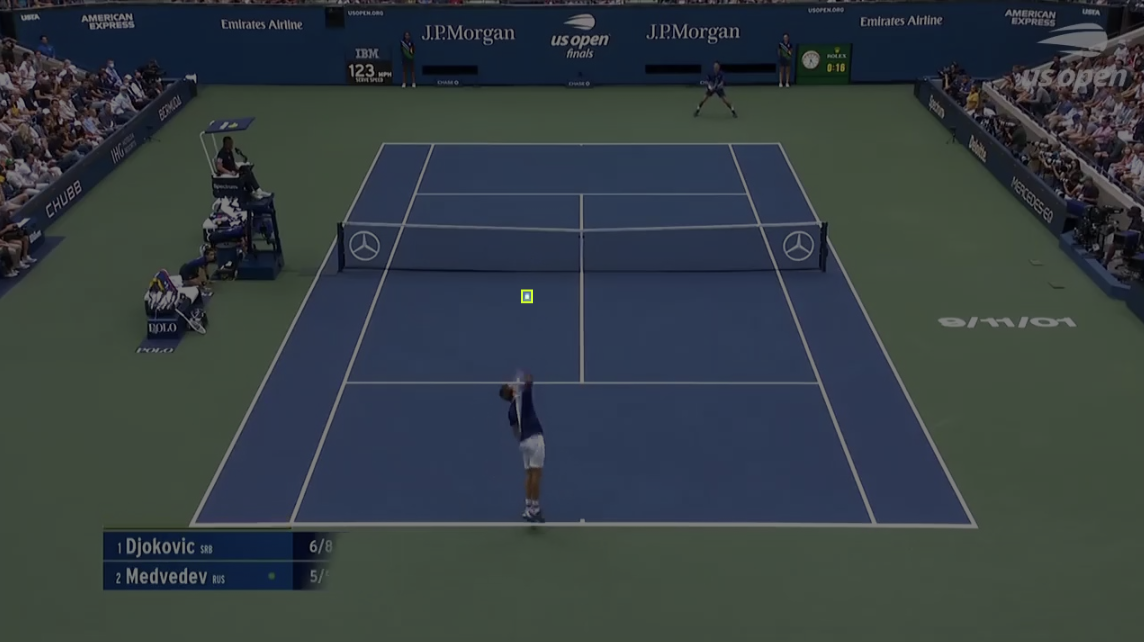
#> input picture roboflow.png, 1144 x 642 px; its folder holds only this picture in this run
$ python -i court_extractor.py   (imports and definitions only)
#> lines starting #> are read from the running program, lines starting #| are printed output that depends on the picture; after the words box and inside, x2 and y2 are one past the last pixel; in counts of white or black regions, pixels touching at a corner belong together
import numpy as np
import pandas as pd
import matplotlib.pyplot as plt
import cv2
import os
from utils.data_loader import DataLoader

import cv2
import numpy as np

class CourtExtractor:
    def __init__(self, debug=False):
        self.debug = debug

    def get_court_corners(self, img_path):
        # --- Load and preprocess ---
#> called with img_path = '../roboflow.png'
        frame = cv2.imread(img_path)
#> frame is the input picture: shape (642, 1144, 3); mean B, G, R 66.1, 62, 52.4
        lab = cv2.cvtColor(frame, cv2.COLOR_BGR2LAB)
#> lab: shape (642, 1144, 3); mean of channels 0, 1, 2 64.9, 125.9, 124.1
        L, A, B = cv2.split(lab)
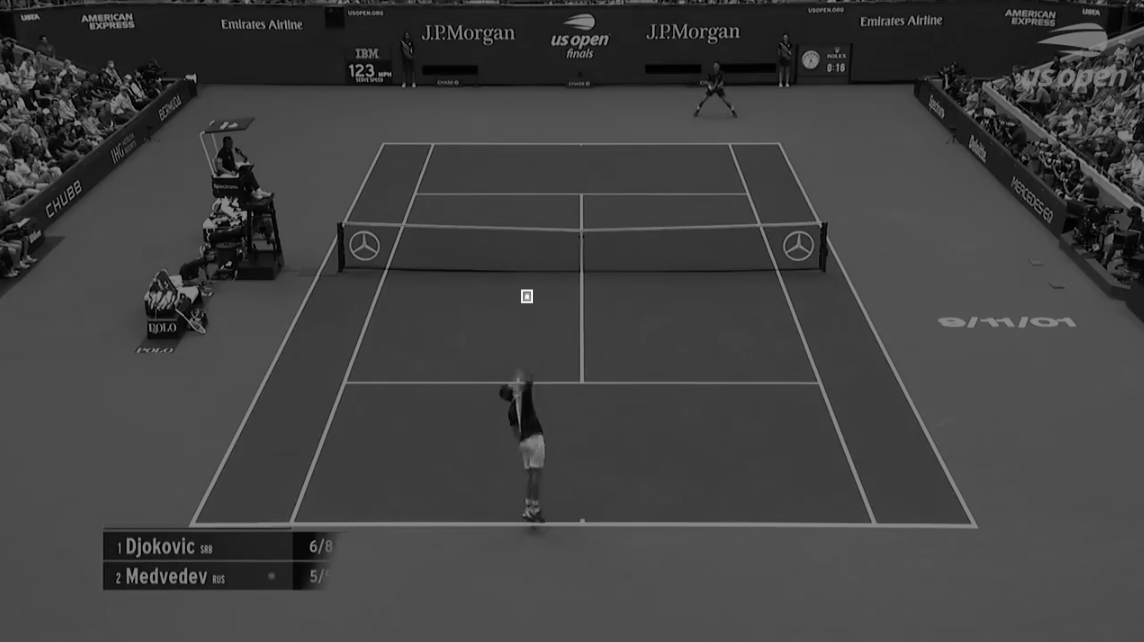
#> L: shape (642, 1144); min 0, max 248, mean 64.9
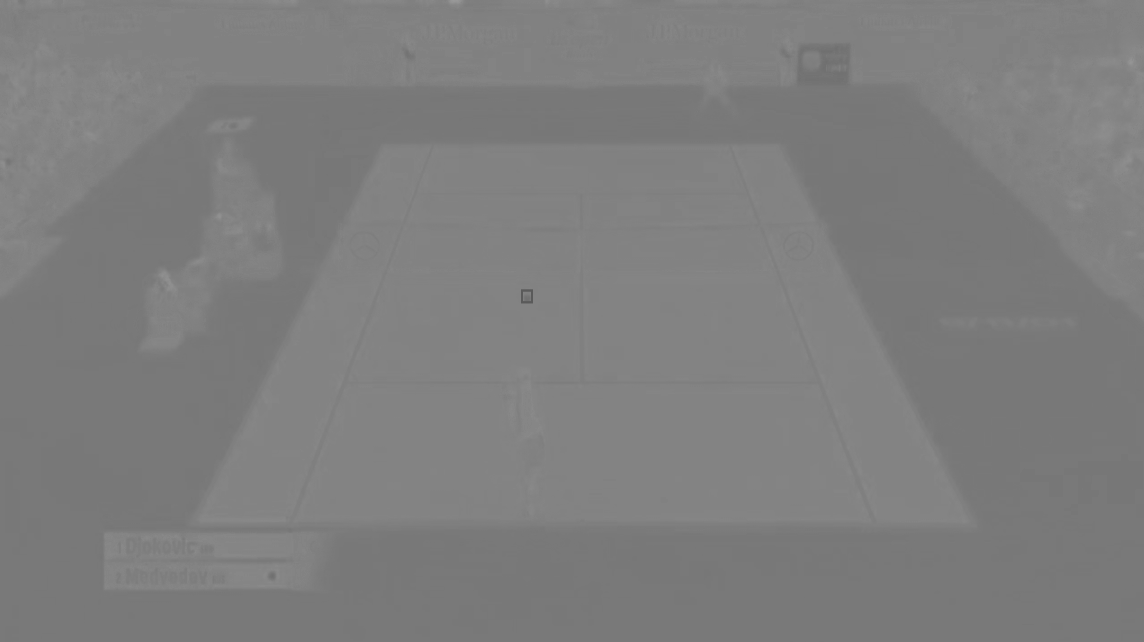
#> A: shape (642, 1144); min 90, max 153, mean 125.9
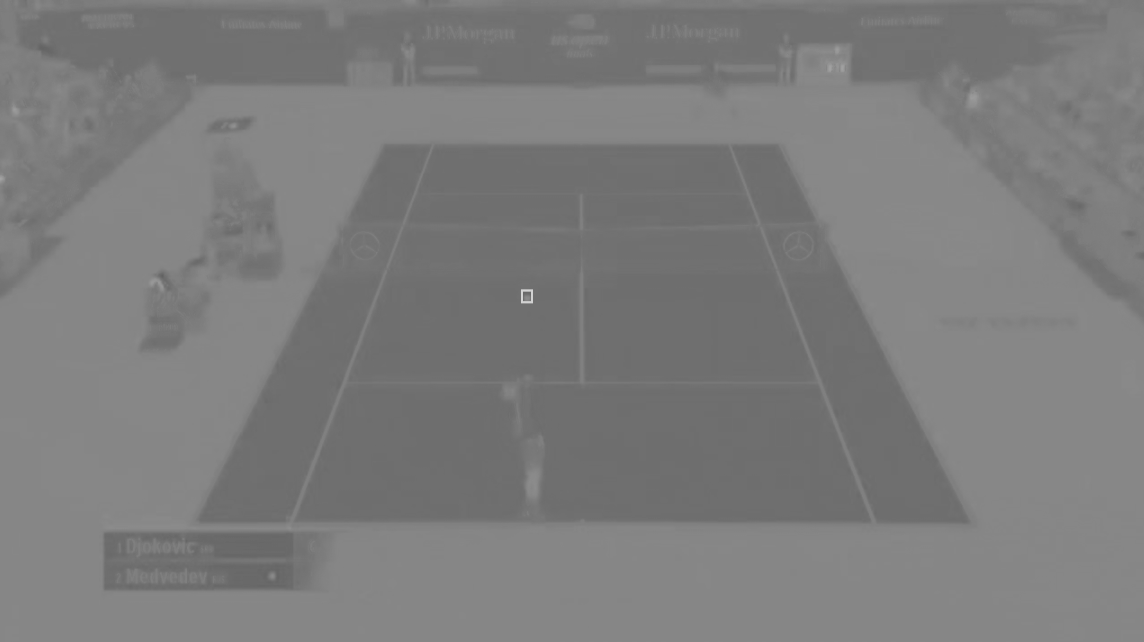
#> B: shape (642, 1144); min 98, max 210, mean 124.1

        # Gaussian blur
        blur = cv2.GaussianBlur(L, (5,5), 0)

        # Adaptive threshold to isolate bright lines
        thresh = cv2.adaptiveThreshold(blur, 255,
                                    cv2.ADAPTIVE_THRESH_GAUSSIAN_C,
                                    cv2.THRESH_BINARY, 35, -5)
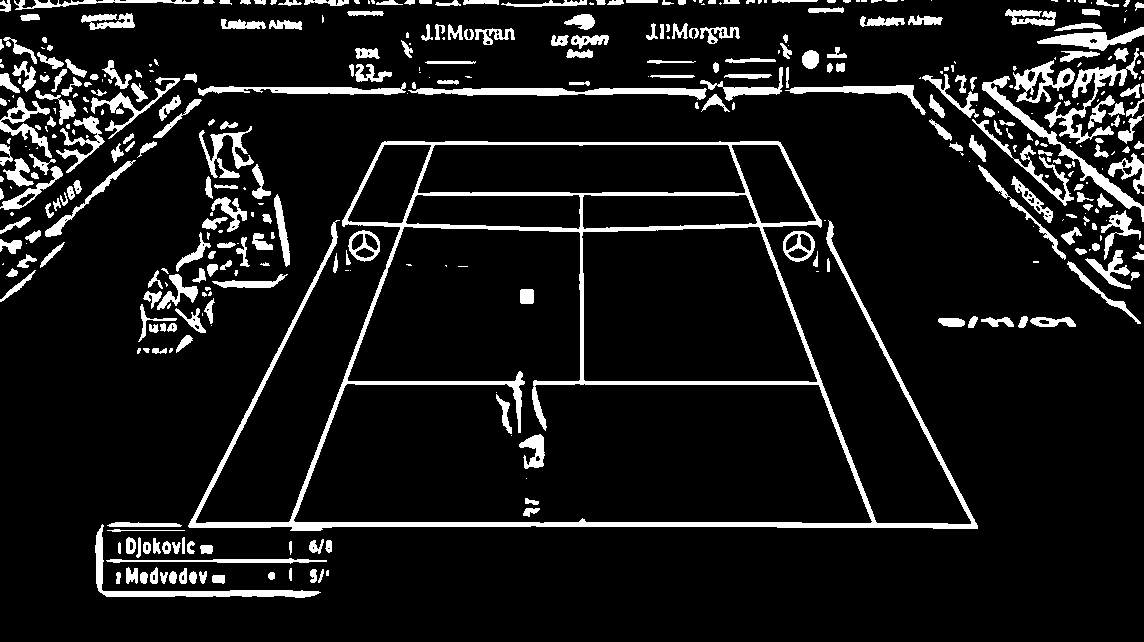
#> thresh: shape (642, 1144); 9.7% white; 413 white regions (141 under 20 px), largest, box (x1, y1, x2, y2) and area: (188, 141, 978, 531) 18836, (408, 88, 707, 100) 1843, (982, 76, 1144, 222) 1832

        mask_roi = np.zeros_like(thresh)
        mask_roi[150:700, 100:1200] = 255
        thresh = cv2.bitwise_and(thresh, mask_roi)
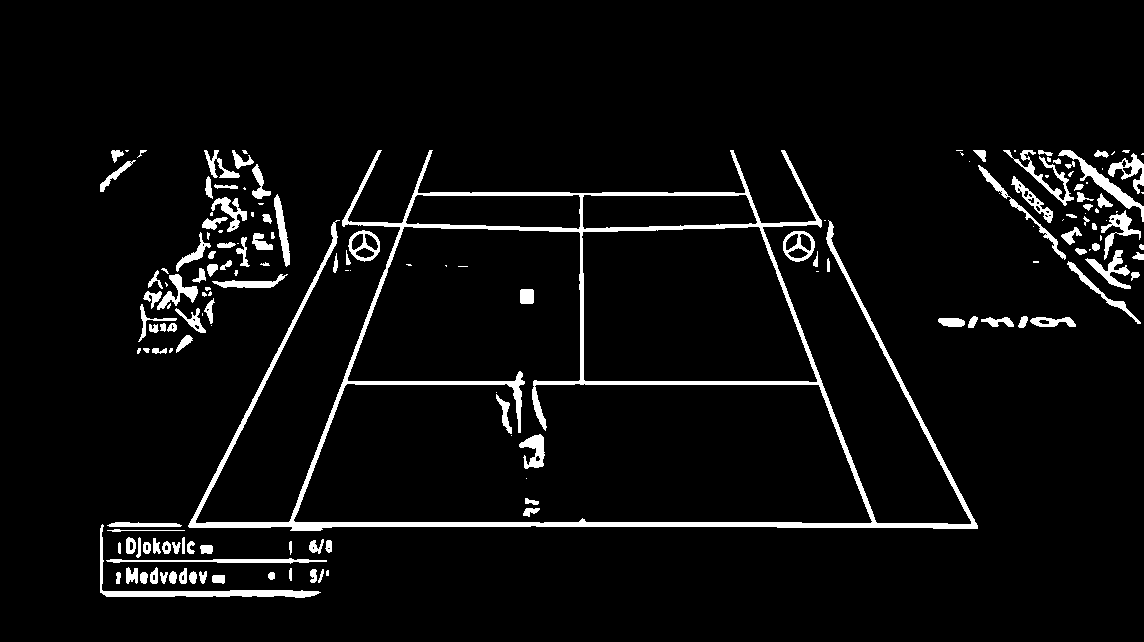
#> thresh: shape (642, 1144); 5% white; 163 white regions (53 under 20 px), largest, box (x1, y1, x2, y2) and area: (188, 150, 978, 531) 17434, (100, 524, 321, 598) 1508, (1058, 150, 1144, 222) 877


        # Morphological cleanup
        kernel = cv2.getStructuringElement(cv2.MORPH_RECT, (5,5))
        opened = cv2.morphologyEx(thresh, cv2.MORPH_OPEN, kernel)
#> opened: shape (642, 1144); 2% white; 118 white regions (1 under 20 px), largest, box (x1, y1, x2, y2) and area: (544, 520, 977, 529) 2234, (189, 519, 531, 531) 1932, (105, 590, 315, 598) 1286
        closed = cv2.morphologyEx(opened, cv2.MORPH_CLOSE, kernel)
#> closed: shape (642, 1144); 2.1% white; 97 white regions, largest, box (x1, y1, x2, y2) and area: (544, 520, 977, 529) 2234, (189, 519, 531, 531) 1932, (105, 590, 315, 598) 1289

        plt.imshow(thresh, cmap='gray')
        plt.title("Thresholded Image")
        plt.show()
        # Edge detection
        edges = cv2.Canny(closed, 50, 150)
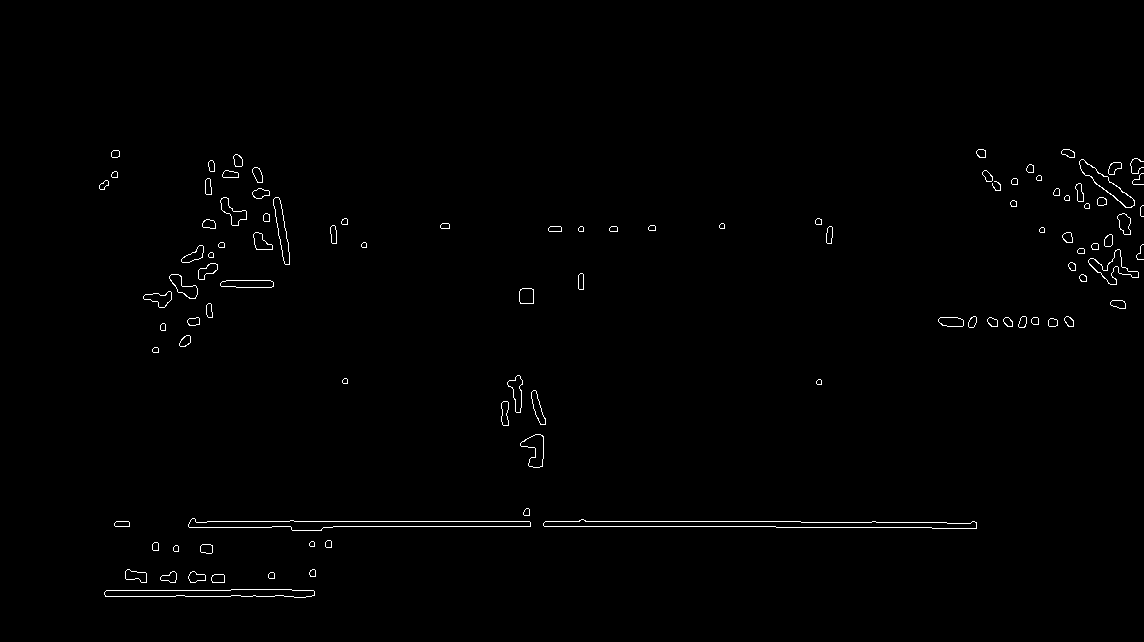
#> edges: shape (642, 1144); 0.78% white in thin lines or dots, all inside (x1, y1, x2, y2) = (99, 149, 1144, 598)

        plt.imshow(edges, cmap='gray')
        plt.title("Canny Edges")
        plt.show()

        # --- Find contours ---
        contours, _ = cv2.findContours(edges, cv2.RETR_EXTERNAL, cv2.CHAIN_APPROX_SIMPLE)
#> contours = 98 contours, 5 with area under 20; largest, box (x1, y1, x2, y2) and area: (543, 519, 977, 529) 2225, (188, 518, 531, 531) 1928, (104, 589, 315, 598) 1296, (1079, 159, 1135, 208) 686, (1088, 249, 1139, 285) 538

        # Pick largest rectangular contour
        best = None
        best_area = 0
        for cnt in contours:
            area = cv2.contourArea(cnt)
            if area < 5000:
                continue
            peri = cv2.arcLength(cnt, True)
            approx = cv2.approxPolyDP(cnt, 0.02 * peri, True)
            if len(approx) == 4 and area > best_area:
                best = approx
                best_area = area
#> this loop made 98 passes
#> area on passes 1 to 12: 1295.5, 98, 33, 126.5, 111.5, 36, 179.5, 27, 98, 45, 22, 39
#> after the loop, best_area = 0

        if best is None:
#> (the run stopped early here; a loop or call above may not have finished)
